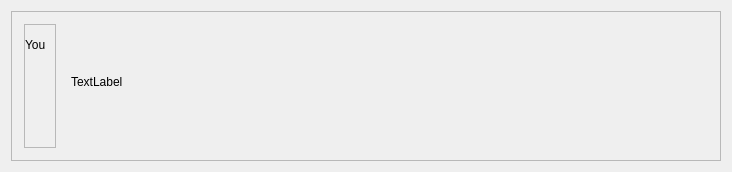
<?xml version="1.0" encoding="UTF-8"?>
<ui version="4.0">
 <class>Form</class>
 <widget class="QWidget" name="Form">
  <property name="geometry">
   <rect>
    <x>0</x>
    <y>0</y>
    <width>732</width>
    <height>172</height>
   </rect>
  </property>
  <property name="windowTitle">
   <string>Form</string>
  </property>
  <layout class="QGridLayout" name="gridLayout">
   <item row="0" column="0">
    <widget class="QFrame" name="frame">
     <property name="frameShape">
      <enum>QFrame::Shape::StyledPanel</enum>
     </property>
     <property name="frameShadow">
      <enum>QFrame::Shadow::Raised</enum>
     </property>
     <widget class="QFrame" name="frame_2">
      <property name="geometry">
       <rect>
        <x>13</x>
        <y>13</y>
        <width>32</width>
        <height>124</height>
       </rect>
      </property>
      <property name="frameShape">
       <enum>QFrame::Shape::StyledPanel</enum>
      </property>
      <property name="frameShadow">
       <enum>QFrame::Shadow::Raised</enum>
      </property>
      <layout class="QVBoxLayout" name="verticalLayout">
       <property name="leftMargin">
        <number>0</number>
       </property>
       <property name="topMargin">
        <number>0</number>
       </property>
       <property name="rightMargin">
        <number>0</number>
       </property>
       <property name="bottomMargin">
        <number>0</number>
       </property>
       <item>
        <widget class="QLabel" name="label">
         <property name="minimumSize">
          <size>
           <width>30</width>
           <height>30</height>
          </size>
         </property>
         <property name="maximumSize">
          <size>
           <width>30</width>
           <height>30</height>
          </size>
         </property>
         <property name="text">
          <string>You</string>
         </property>
        </widget>
       </item>
       <item>
        <spacer name="verticalSpacer">
         <property name="orientation">
          <enum>Qt::Orientation::Vertical</enum>
         </property>
         <property name="sizeType">
          <enum>QSizePolicy::Policy::Preferred</enum>
         </property>
         <property name="sizeHint" stdset="0">
          <size>
           <width>20</width>
           <height>81</height>
          </size>
         </property>
        </spacer>
       </item>
      </layout>
     </widget>
     <widget class="QLabel" name="label_2">
      <property name="geometry">
       <rect>
        <x>60</x>
        <y>20</y>
        <width>631</width>
        <height>101</height>
       </rect>
      </property>
      <property name="maximumSize">
       <size>
        <width>900</width>
        <height>16777215</height>
       </size>
      </property>
      <property name="text">
       <string>TextLabel</string>
      </property>
     </widget>
    </widget>
   </item>
  </layout>
 </widget>
 <resources/>
 <connections/>
</ui>
